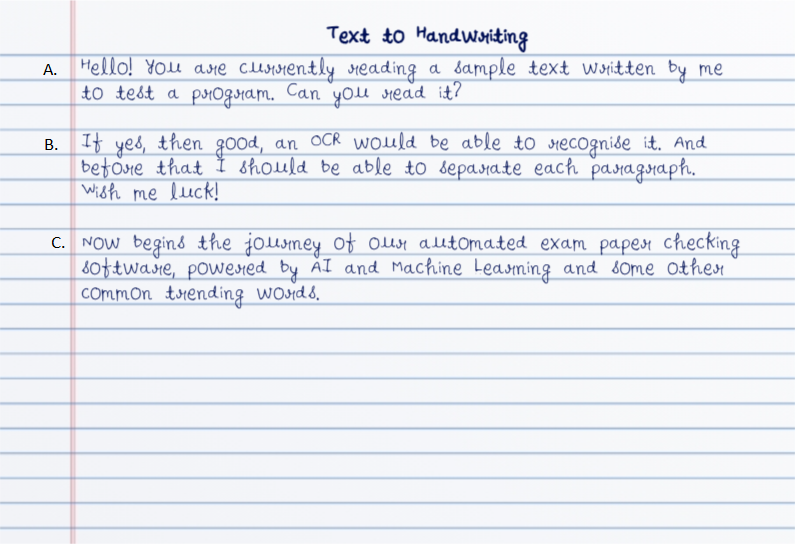
#> input picture note.png, 795 x 544 px, found by its file name
$ python Processing_Image.py
#> lines starting #> are read from the running program, lines starting #| are printed output that depends on the picture; after the words box and inside, x2 and y2 are one past the last pixel; in counts of white or black regions, pixels touching at a corner belong together
import cv2
import numpy as np
import matplotlib.pyplot as plt
import time

# FUNCTION TO SHOW AN IMAGE IN SPYDER
def show(image):
    cv2.namedWindow("Output", cv2.WINDOW_NORMAL)
    # resized = cv2.resize(image, (image.shape[1]//5,image.shape[0]//5))
    resized = cv2.resize(image, (1920,1080))
    # cv2.moveWindow("Output", 200,200)
    cv2.imshow("Output", resized)
    # cv2.resizeWindow("Output", 860, 540)
    cv2.waitKey(0)
    cv2.destroyAllWindows()


'''
THE SECOND PARAMETER IS EITHERR 0 OR 1. 1 MEANS THE SUM IS DONE
TOP TO BOTTOM, 0 MEANS SUM IS DONE HORIZONTALLY. IT RETURNS THE THE ARRAY OF SUM
'''
def Plot_Histogram(image, ax=1):
    x = np.arange(0, img.shape[ax], dtype=np.uint32)
    y = np.zeros(img.shape[ax], dtype=np.uint32)
    for k in range(img.shape[ax]):
        if ax == 1:
            arr = img[:, k]
            y[k] = np.sum(arr)
        else:
            arr = img[k, :]
            y[k] = np.sum(arr)
    plt.plot(x,y)
    plt.show()
    return y


# READING IMAGE, THRESHOLDING AND SHOWING RESULT
path = r"C:\Users\there\Downloads\note.png"
img = cv2.imread(path, 0)
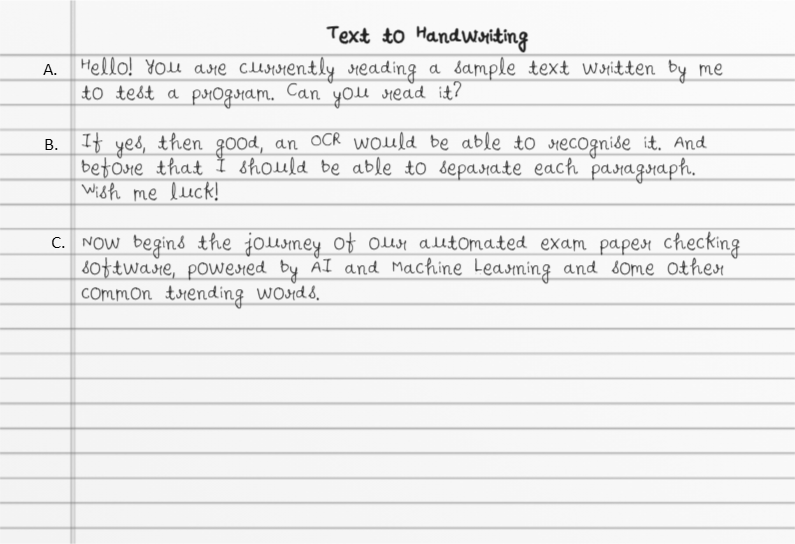
#> img: shape (544, 795); min 0, max 254, mean 237.3
ret3,th3 = cv2.threshold(img,0,255,cv2.THRESH_BINARY+cv2.THRESH_OTSU)
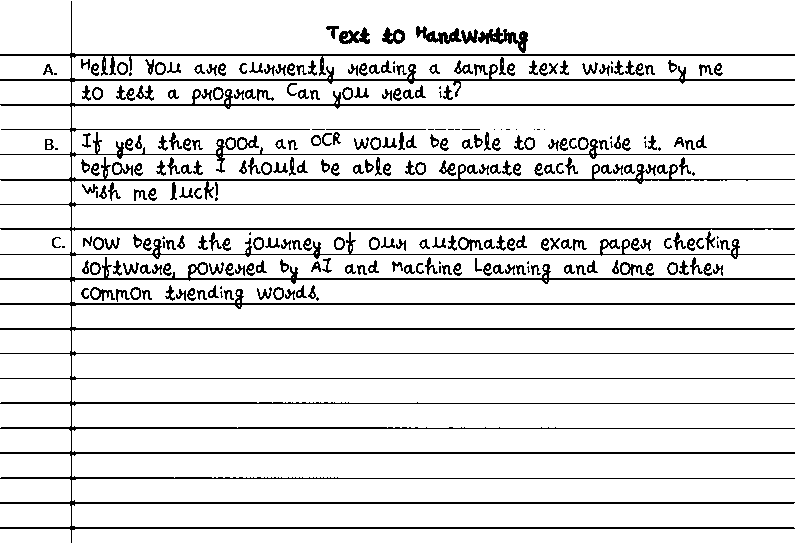
#> th3: shape (544, 795); 89.5% white; black in thin lines or dots
#> ret3 = 210
img = th3
show(img)
#> in show, `resized = cv2.resize(image, (1920,1080))`:
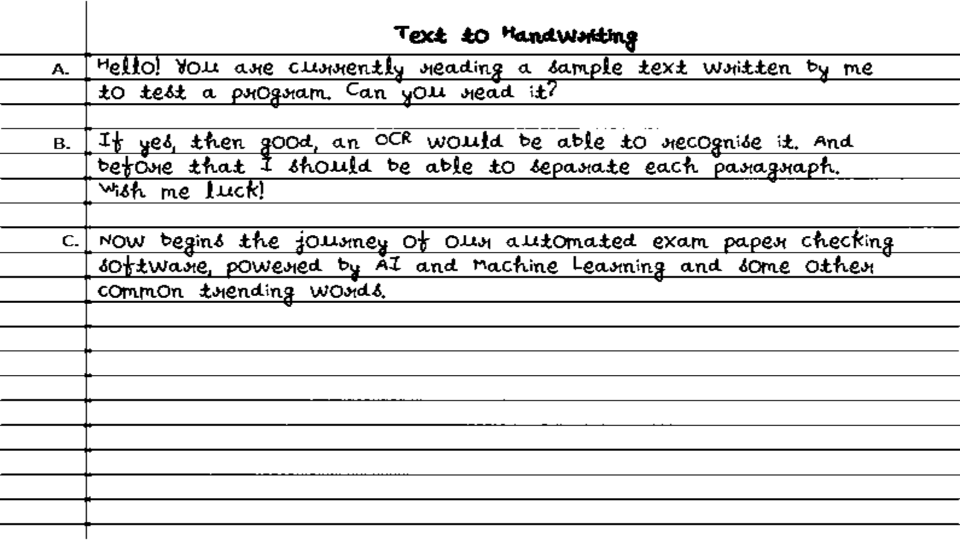
#> resized: shape (1080, 1920) (shown at 1/2 size); min 0, max 255, mean 228.1
print(ret3)
#| 210.0


# FINDING MARGIN START POINT
# print(np.sort(y1))
y = Plot_Histogram(img, 1)
#> after the loop in Plot_Histogram, `for k in range(img.shape[ax]):`: y = 795 values, max 132855 at index 794, min 510 at index 71, mean 124091.3
#> in Plot_Histogram, `plt.show()`:
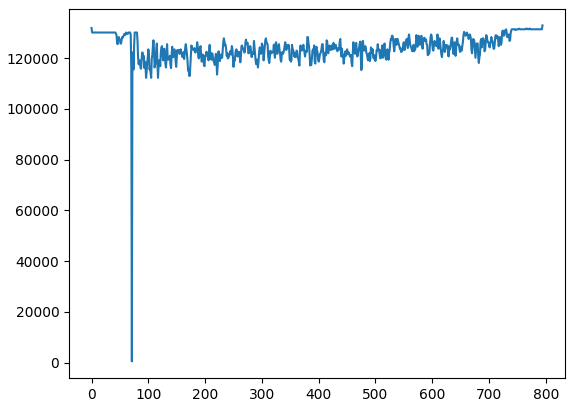
#> figure drawn by matplotlib, 1 panel; curve peaks at x = 794, y = 132855
for i in range(img.shape[1]):
    if y[i] < 10000:
        pos = i
        break
print(pos)
#| 71


# SEPARATING MARGIN REGION
margin_area = img[0:img.shape[0], 0:pos]
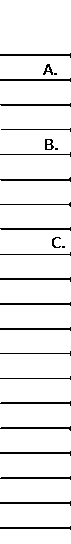
#> margin_area: shape (544, 71); 93.2% white; black in thin lines or dots, all inside (x1, y1, x2, y2) = (0, 53, 71, 530)
show(margin_area)
#> in show (call 2), `resized = cv2.resize(image, (1920,1080))`:
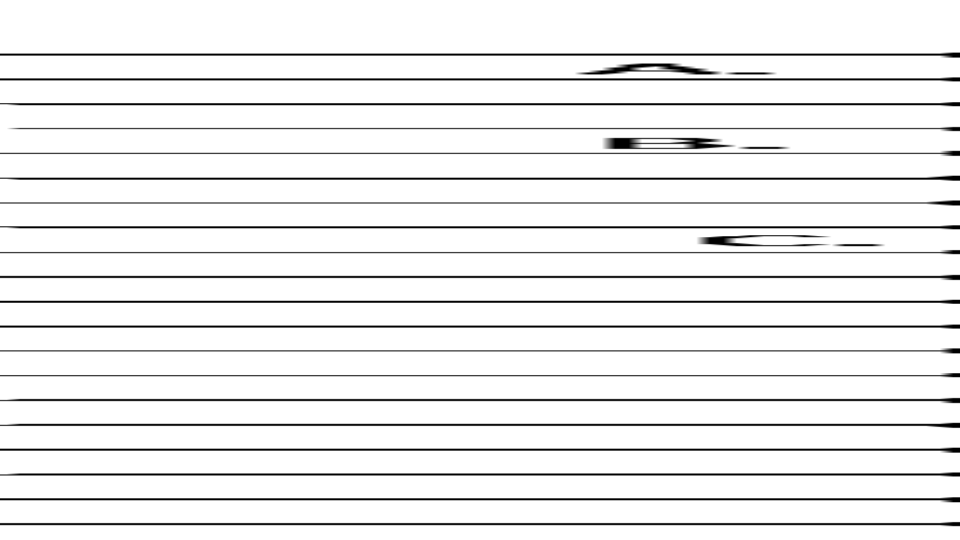
#> resized: shape (1080, 1920) (shown at 1/2 size); min 0, max 255, mean 237.6
